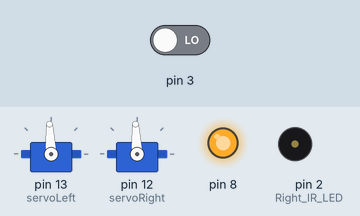
Bench run of a sketch on a simulated Arduino Uno, built with avr-gcc and run on an emulated ATmega328P. Shown: 2 × servo, output pins drawn as LEDs (lit = HIGH), buzzer (waves = sounding). Inputs (shaded band) come from the test bench; at power-on: pin 3 LOW.

Above: at 2.5 s.
2.6 s: pin 3 driven HIGH
At 3.5 s:
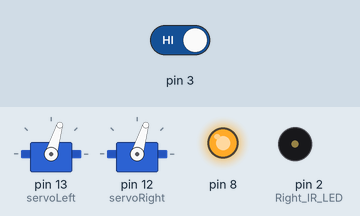
At 3.91 s:
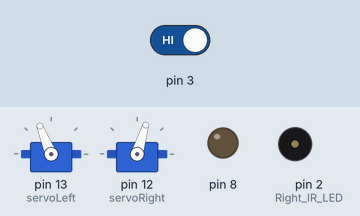
6.1 s: pin 3 driven LOW
At 7.6 s:
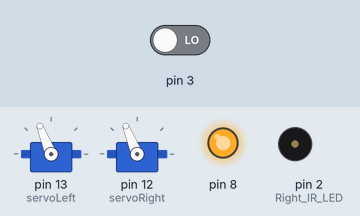
Timing chart, 0 to 15.6 s (numbered marks = the images above; inputs shaded):
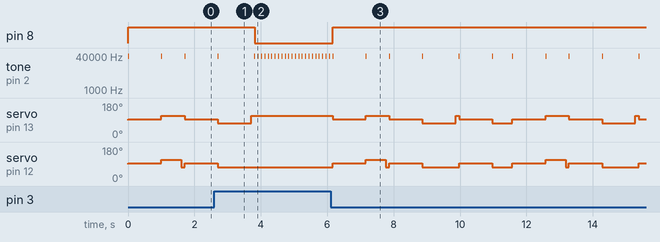

The sketch:

assignment.ino
```cpp
#include <Servo.h>                           // Include servo library

Servo servoLeft;                             // Declare left and right servos
Servo servoRight;
int k = 0;

void setup()                                 // Built-in initialization block
{
  pinMode(3, INPUT);  pinMode(2, OUTPUT);    // Right IR LED & Receiver
  pinMode(8, OUTPUT);

  servoLeft.attach(13);                      // Attach left signal to pin 13
  servoRight.attach(12);                     // Attach right signal to pin 12
}

void loop()                                  // Main loop auto-repeats
{
  int irFront = irDetect(2, 3, 38000);       // Check for object on right

  if (irFront == 0) {
    digitalWrite(8, HIGH);
    pause(1000);
    irFront == irDetect(2, 3, 38000);

    if (irFront == 0) {
      if (k == 0) {
        turnRight(600);
        forward(100);
        k = 1;
      }
      else if (k == 1) {
        turnLeft(500);
        turnLeft(500);
        forward(100);
        k = 2;
      }
      else {
        turnLeft(600);
        k = 0;
      }
    }
  }
  else {
    digitalWrite(8, LOW);
    forward(100);
    k = 0;
  }
}

void pause(int time)                       // Forward function
{
  servoLeft.writeMicroseconds(1500);         // Left wheel counterclockwise
  servoRight.writeMicroseconds(1500);        // Right wheel clockwise
  delay(time);                               // Maneuver for time ms
}

int irDetect(int irLedPin, int irReceiverPin, long frequency)
{
  tone(irLedPin, frequency, 8);              // IRLED 38 kHz for at least 1 ms
  delay(1);                                  // Wait 1 ms
  int ir = digitalRead(irReceiverPin);       // IR receiver -> ir variable
  delay(1);                                  // Down time before recheck
  return ir;                                 // Return 1 no detect, 0 detect
}

void forward(int time)                       // Forward function
{
  servoLeft.writeMicroseconds(1700);         // Left wheel counterclockwise
  servoRight.writeMicroseconds(1300);        // Right wheel clockwise
  delay(time);                               // Maneuver for time ms
}

void turnLeft(int time)                      // Left turn function
{
  servoLeft.writeMicroseconds(1300);         // Left wheel clockwise
  servoRight.writeMicroseconds(1300);        // Right wheel clockwise
  delay(time);                               // Maneuver for time ms
}

void turnRight(int time)                     // Right turn function
{
  servoLeft.writeMicroseconds(1700);         // Left wheel counterclockwise
  servoRight.writeMicroseconds(1700);        // Right wheel counterclockwise
  delay(time);                               // Maneuver for time ms
}

void backward(int time)                      // Backward function
{
  servoLeft.writeMicroseconds(1300);         // Left wheel clockwise
  servoRight.writeMicroseconds(1700);        // Right wheel counterclockwise
  delay(time);                               // Maneuver for time ms
}
```

Measured:
- after the input at 2.6 s, pin 8: HIGH → LOW after 1.2 s; servo on pin 13 (servoLeft): goes on until 3.7 s, then stays 112°; servo on pin 12 (servoRight): goes on until 2.7 s, then stays 73°
- after the input at 6.1 s, pin 8: LOW → HIGH after 0.06 s; servo on pin 13 (servoLeft): 112° → 93° after 0.06 s, → 112° 1.0 s later, → 93° 0.70 s later, → 73° 1.0 s later, … (13 changes in this stretch); servo on pin 12 (servoRight): 73° → 93° after 0.06 s, → 112° 1.0 s later, → 73° 0.60 s later, → 93° 0.10 s later, … (13 changes in this stretch)
- by itself, tone on pin 2 (Right_IR_LED): plays 38000 Hz for 0.01 s, 38000 Hz for 0.01 s, 38000 Hz for 0.01 s, 38000 Hz for 0.01 s, 38000 Hz for 0.01 s, 38000 Hz for 0.01 s … (11 notes in this stretch)
